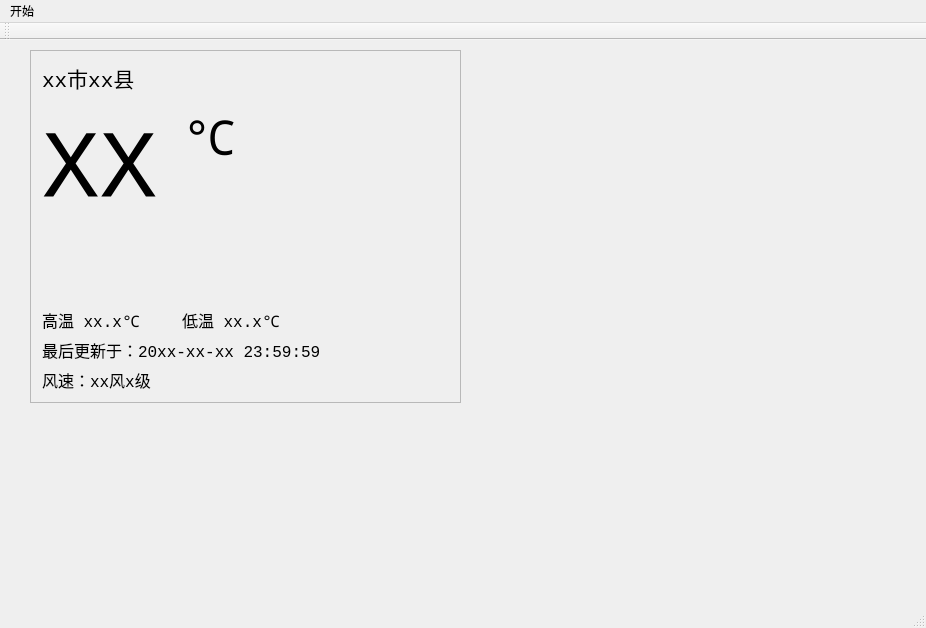
<?xml version="1.0" encoding="UTF-8"?>
<ui version="4.0">
 <class>MainWindow</class>
 <widget class="QMainWindow" name="MainWindow">
  <property name="geometry">
   <rect>
    <x>0</x>
    <y>0</y>
    <width>926</width>
    <height>628</height>
   </rect>
  </property>
  <property name="windowTitle">
   <string>MainWindow</string>
  </property>
  <widget class="QWidget" name="centralWidget">
   <widget class="QFrame" name="frame">
    <property name="geometry">
     <rect>
      <x>30</x>
      <y>10</y>
      <width>431</width>
      <height>353</height>
     </rect>
    </property>
    <property name="frameShape">
     <enum>QFrame::StyledPanel</enum>
    </property>
    <property name="frameShadow">
     <enum>QFrame::Raised</enum>
    </property>
    <widget class="QLabel" name="labelCity">
     <property name="geometry">
      <rect>
       <x>12</x>
       <y>12</y>
       <width>114</width>
       <height>32</height>
      </rect>
     </property>
     <property name="font">
      <font>
       <family>Consolas</family>
       <pointsize>16</pointsize>
      </font>
     </property>
     <property name="text">
      <string>xx市xx县</string>
     </property>
    </widget>
    <widget class="QLabel" name="labelTemperature">
     <property name="geometry">
      <rect>
       <x>12</x>
       <y>51</y>
       <width>132</width>
       <height>140</height>
      </rect>
     </property>
     <property name="font">
      <font>
       <family>Consolas</family>
       <pointsize>72</pointsize>
      </font>
     </property>
     <property name="text">
      <string>XX</string>
     </property>
    </widget>
    <widget class="QLabel" name="labelIcon">
     <property name="geometry">
      <rect>
       <x>219</x>
       <y>51</y>
       <width>201</width>
       <height>181</height>
      </rect>
     </property>
     <property name="font">
      <font>
       <family>Consolas</family>
       <pointsize>72</pointsize>
      </font>
     </property>
     <property name="text">
      <string/>
     </property>
     <property name="pixmap">
      <pixmap resource="img/img.qrc">:/weather.png</pixmap>
     </property>
    </widget>
    <widget class="QLabel" name="labelHigh">
     <property name="geometry">
      <rect>
       <x>12</x>
       <y>258</y>
       <width>115</width>
       <height>23</height>
      </rect>
     </property>
     <property name="font">
      <font>
       <family>Consolas</family>
       <pointsize>12</pointsize>
      </font>
     </property>
     <property name="text">
      <string>高温 xx.x℃</string>
     </property>
    </widget>
    <widget class="QLabel" name="labelLow">
     <property name="geometry">
      <rect>
       <x>152</x>
       <y>258</y>
       <width>115</width>
       <height>23</height>
      </rect>
     </property>
     <property name="font">
      <font>
       <family>Consolas</family>
       <pointsize>12</pointsize>
      </font>
     </property>
     <property name="text">
      <string>低温 xx.x℃</string>
     </property>
    </widget>
    <widget class="QLabel" name="labelTime">
     <property name="geometry">
      <rect>
       <x>12</x>
       <y>288</y>
       <width>329</width>
       <height>23</height>
      </rect>
     </property>
     <property name="font">
      <font>
       <family>Consolas</family>
       <pointsize>12</pointsize>
      </font>
     </property>
     <property name="text">
      <string>最后更新于：20xx-xx-xx 23:59:59</string>
     </property>
    </widget>
    <widget class="QLabel" name="labelFengSu">
     <property name="geometry">
      <rect>
       <x>12</x>
       <y>318</y>
       <width>133</width>
       <height>23</height>
      </rect>
     </property>
     <property name="font">
      <font>
       <family>Consolas</family>
       <pointsize>12</pointsize>
      </font>
     </property>
     <property name="text">
      <string>风速：xx风x级</string>
     </property>
    </widget>
    <widget class="QLabel" name="labelSheshidu">
     <property name="geometry">
      <rect>
       <x>152</x>
       <y>51</y>
       <width>60</width>
       <height>70</height>
      </rect>
     </property>
     <property name="font">
      <font>
       <family>Consolas</family>
       <pointsize>36</pointsize>
      </font>
     </property>
     <property name="text">
      <string>℃</string>
     </property>
    </widget>
   </widget>
  </widget>
  <widget class="QMenuBar" name="menuBar">
   <property name="geometry">
    <rect>
     <x>0</x>
     <y>0</y>
     <width>926</width>
     <height>26</height>
    </rect>
   </property>
   <widget class="QMenu" name="menu">
    <property name="title">
     <string>开始</string>
    </property>
   </widget>
   <addaction name="menu"/>
  </widget>
  <widget class="QToolBar" name="mainToolBar">
   <attribute name="toolBarArea">
    <enum>TopToolBarArea</enum>
   </attribute>
   <attribute name="toolBarBreak">
    <bool>false</bool>
   </attribute>
  </widget>
  <widget class="QStatusBar" name="statusBar"/>
 </widget>
 <layoutdefault spacing="6" margin="11"/>
 <resources>
  <include location="img/img.qrc"/>
 </resources>
 <connections/>
</ui>
